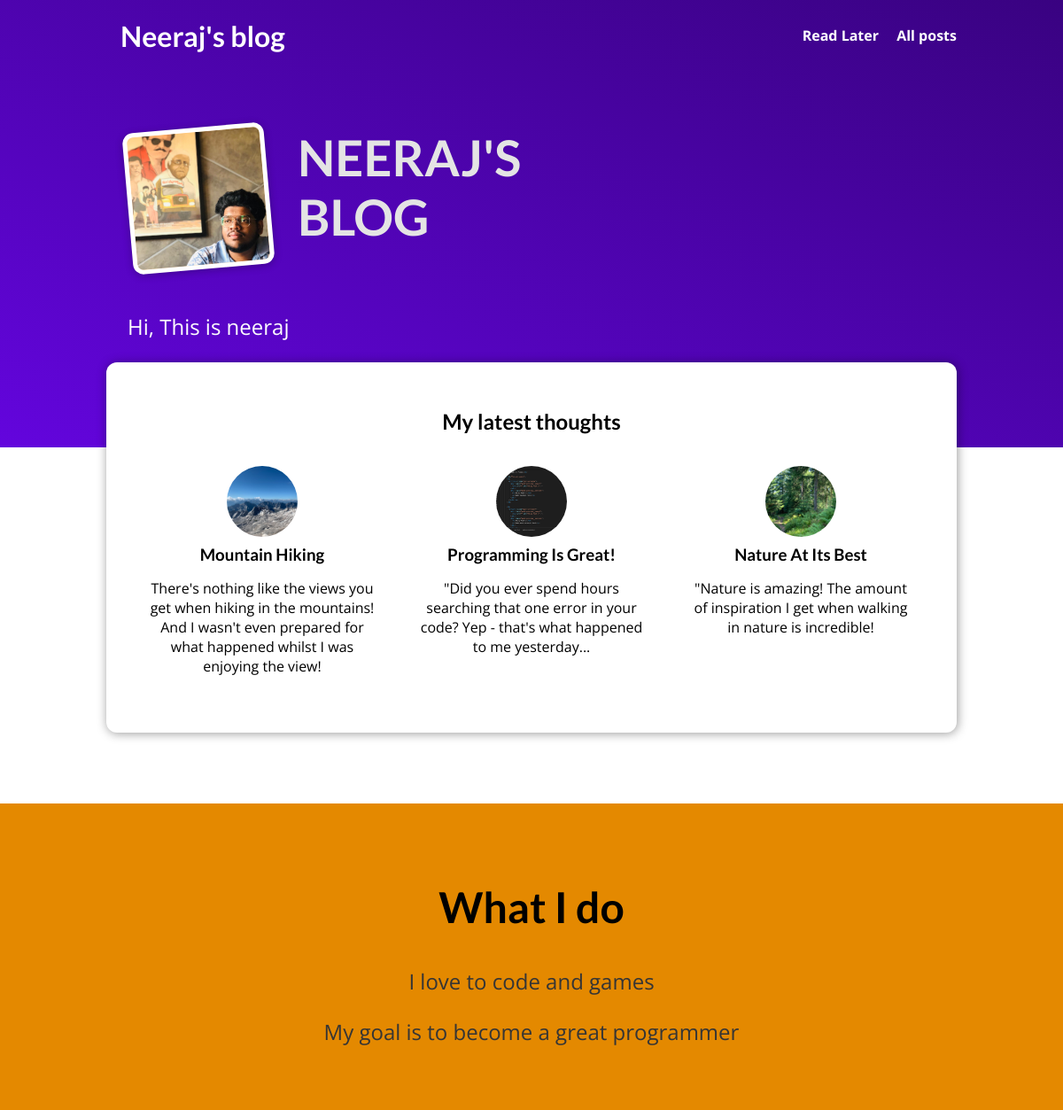
The page / on the database its author committed.
### blog/models.py (models this page shows, shortened)
class Post(models.Model):
    title = models.CharField(max_length=150)
    excerpt = models.CharField(max_length=200)
    image_name = models.ImageField(upload_to="posts", null=True)
    date = models.DateField(auto_now=True)
    slug = models.SlugField(unique=True, db_index=True)
    content = models.TextField(validators=[MinLengthValidator(10)])
    author = models.ForeignKey(
        Author, on_delete=models.SET_NULL, null=True, related_name="posts")  # one to many
    caption = models.ManyToManyField(Tag)

### blog/views.py (the view)
# urls.py: path("", views.StartingPageView.as_view(), name="starting-page"),
class StartingPageView(ListView):
    template_name = "blog/index.html"
    model = Post
    ordering = ["-date"]
    context_object_name = "posts"
    def get_queryset(self):
        queryset =  super().get_queryset()
        data = queryset[:3]
        return data

### blog/templates/blog/index.html (shortened to what this page needs)
{% extends 'base.html' %}
{% load static %}
{% block css_files %}
  <link rel = "stylesheet" href="{% static "blog/post.css"%}">
  <link rel = "stylesheet" href="{% static "blog/index.css"%}">
{% endblock css_files %}
{% block body %}
<section id="welcome">
  <header>
    <img src="{%static "blog/images/me.jpg"%}" alt="Neeraj Author" />
    <h2>NEERAJ'S BLOG</h2>
  </header>
  <p>Hi, This is neeraj</p>
</section>
<section id="latest-posts">
  <h2>My latest thoughts</h2>
  <ul>
    {% for post in posts%}
    {% include "blog/includes/post.html" %}
    {% endfor %}
  </ul>
</section>
<section id="about">
  <h2>What I do</h2>
  <p>I love to code and games</p>
  <p>My goal is to become a great programmer</p>
</section>
{% endblock body %}

### blog/templates/blog/includes/post.html
{% load static %}
<li>
  <article class="post">
    <a href="{% url "post-detail-page" post.slug %}">
      <img src="{{post.image_name.url}}" alt="{{post.title}}"
      />
      <div id="post__content">
        <h3>{{post.title}}</h3>
        <p>
          {{post.excerpt}}
        </p>
      </div>
    </a>
  </article>
</li>

### static/app.css (style rules this page uses)
* { box-sizing: border-box; }
html { font-family: 'Open Sans', 'Lato', sans-serif; }
body { margin: 0; }
h1, h2, h3 { font-family: 'Lato', sans-serif; font-weight: bold; }

### blog/static/blog/post.css (style rules this page uses)
.post { display: flex; flex-direction: column; align-items: center; text-align: center; }
.post a { text-decoration: none; color: black; transition: all 0.2s ease; padding: 1rem; }
.post img { width: 5rem; height: 5rem; object-fit: cover; border-radius: 50%; }
.post h3 { margin: 0.25rem 0; }

### blog/static/blog/index.css (style rules this page uses)
#welcome { background: linear-gradient(to right top, #6305dd, #390281); padding: 6rem 12%; }
#welcome header { display: flex; align-items: flex-start; margin: 3rem auto; }
#welcome img { width: 10rem; height: 10rem; object-fit: cover; object-position: top; border: 5px solid white; border-radius: 12px; background-color: #ffe1bf; transform: rotateZ(-5deg); box-shadow: 0 2px 8px rgba(0, 0, 0, 0.25); }
#welcome h2 { font-size: 3.5rem; margin: 0 0 0 2rem; color: #e4e4e4; width: 10rem; }
#welcome p { color: white; font-size: 1.5rem; }
#latest-posts { background-color: white; padding: 2rem; border-radius: 12px; width: 60rem; margin: -6rem auto 2rem auto; box-shadow: 1px 1px 12px rgba(0, 0, 0, 0.4); }
#latest-posts h2 { text-align: center; }
#latest-posts ul { list-style: none; margin: 0; padding: 0; display: flex; gap: 1rem; }
#latest-posts li { flex: 1; }
#about { text-align: center; padding: 3rem; background-color: #e48900; margin-top: 5rem; }
#about h2 { font-size: 3rem; }
#about p { font-size: 1.5rem; color: #353535; }

### rows shown on the page
Post: image_name (picture), title "Mountain Hiking", excerpt "There's nothing like the views you get when hiking in the mountains! And I wasn't even prepared for what happened whilst I was enjoying the view!"
Post: image_name (picture), title "Programming Is Great!", excerpt "\"Did you ever spend hours searching that one error in your code? Yep - that's what happened to me yesterday..."
Post: image_name (picture), title "Nature At Its Best", excerpt "\"Nature is amazing! The amount of inspiration I get when walking in nature is incredible!"
